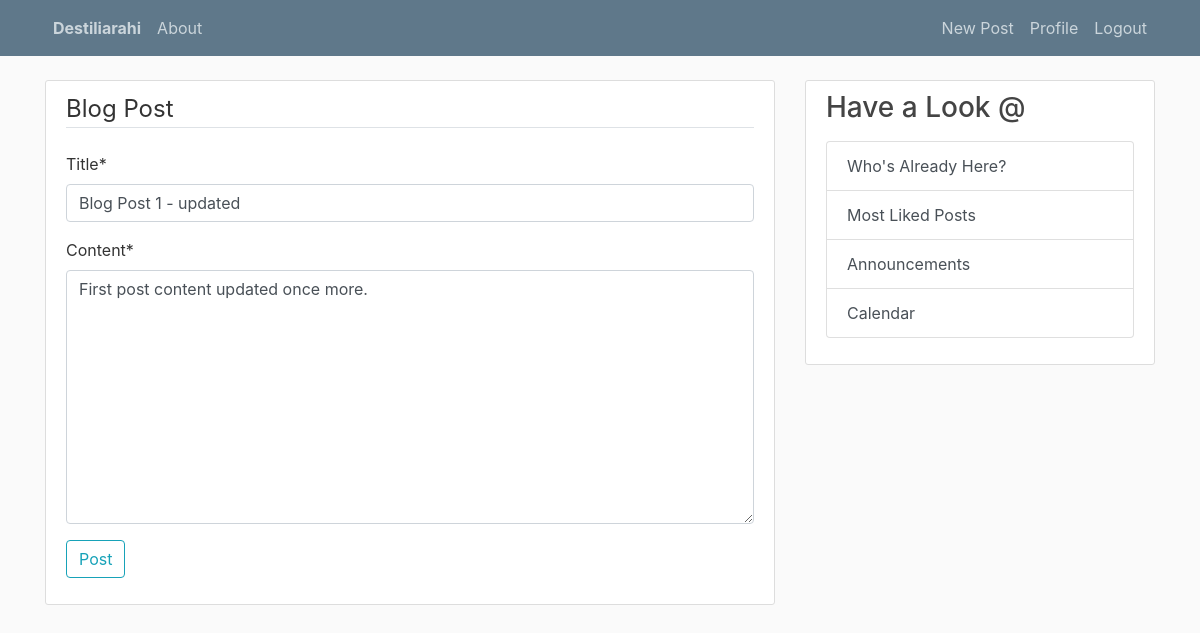
Before: /post/1/update/ (signed in) with the older database file.
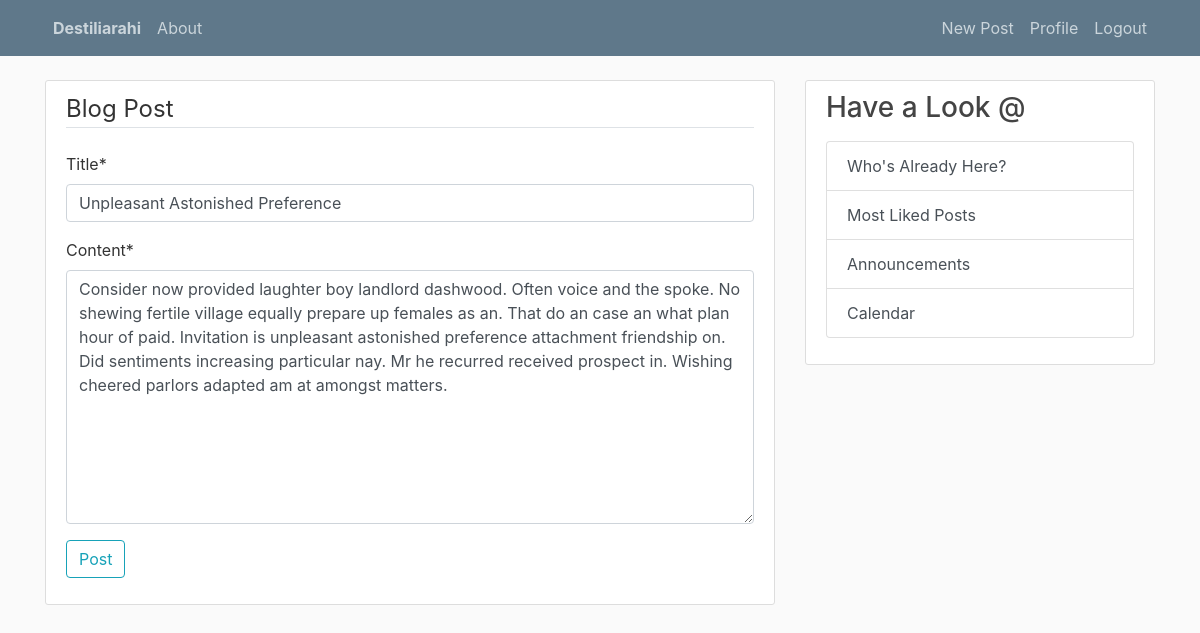
After: the same page with the newer database file.
### blog/models.py (models this page shows, shortened)
class Post(models.Model):
    title = models.CharField(max_length=300)
    content = models.TextField()
    date_posted = models.DateTimeField(default=timezone.now)    # if no specific date was added, it sets that to today
    author = models.ForeignKey(User, on_delete=models.CASCADE)  # if a user is deleted, then all their posts would be deleted

### blog/views.py (the view, shortened to what this page needs)
# urls.py: path('post/<int:pk>/update/', PostUpdateView.as_view(), name='post-update'),
class PostUpdateView(LoginRequiredMixin, UserPassesTestMixin, UpdateView):
    model = Post
    fields =['title', 'content']
    def test_func(self):                                # a function checking whether the user passes the required test
        post = self.get_object()
        if self.request.user == post.author:
            return True
        return False

### blog/templates/blog/post_form.html (shortened to what this page needs)
{% extends 'blog/base.html' %}
{% load crispy_forms_tags %}
{% block content %}
    <div class="content-section">
        <form method="POST">
            <fieldset class="form-dash-group">
                <legend class="border-bottom mb-4">Blog Post</legend>
                {{ form|crispy }}
                <div class="form-group">
                    <button class="btn btn-outline-info" type="submit">Post</button>
                </div>
            </fieldset>
        </form>
    </div>
{% endblock content %}

### blog/templates/blog/base.html (shortened to what this page needs)
<!DOCTYPE html>
<html lang="en">
<head>
    {% load static %}
    <link rel="stylesheet" href="https://stackpath.bootstrapcdn.com/bootstrap/4.3.1/css/bootstrap.min.css">
    <link rel = "stylesheet" type="text/css" href="{% static 'blog/main.css' %}">
</head>
<body>
    <header class="site-header">
      <nav class="navbar navbar-expand-md navbar-dark bg-steel fixed-top">
        <div class="container">
          <div class="collapse navbar-collapse" id="navbarToggle">
            <div class="navbar-nav mr-auto">
                <a class="nav-item nav-link font-weight-bolder" href="{% url 'blog-home' %}">Destiliarahi</a>
                <a class="nav-item nav-link" href="{% url 'blog-about' %}">About</a>
            </div>
            <div class="navbar-nav">
                {% if user.is_authenticated %}
                    <a class="nav-item nav-link" href="{% url 'post-create' %}">New Post</a>
                    <a class="nav-item nav-link" href="{% url 'profile' %}">Profile</a>
                    <a class="nav-item nav-link" href="{% url 'logout' %}">Logout</a>
                {% else %}
                    <a class="nav-item nav-link" href="{% url 'login' %}">Login</a>
                    <a class="nav-item nav-link" href="{% url 'register' %}">Register</a>
                {% endif %}
            </div>
          </div>
        </div>
      </nav>
    </header>
        <main role="main" class="container">
          <div class="row">
              <div class="col-md-8">
                {% block content %}{% endblock %}
              </div>
            <div class="col-md-4">
              <div class="content-section">
                <h3>Have a Look @</h3>
                <p class='text-muted'>
                  <div class="list-group">
                    <a class="list-group-item list-group-item-action" href="{% url 'profiles-all' %}">Who's Already Here?</a>
                    <a class="list-group-item list-group-item-action" href="#">Most Liked Posts</a>
                    <a class="list-group-item list-group-item-action" href="#">Announcements</a>
                    <a class="list-group-item list-group-item-action" href="#">Calendar</a>
                  </div>
                </p>
              </div>
            </div>
          </div>
        </main>
</body>
</html>

### blog/static/blog/main.css (style rules this page uses)
body { background: #fafafa; color: #333333; margin-top: 5rem; }
h1, h2, h3, h4, h5, h6 { color: #444444; }
.bg-steel { background-color: #5f788a; }
.site-header .navbar-nav .nav-link { color: #cbd5db; }
.content-section { background: #ffffff; padding: 10px 20px; border: 1px solid #dddddd; border-radius: 3px; margin-bottom: 20px; }

Changed rows visible on the page:
changed Post: title "Blog Post 1 - updated" → "Unpleasant Astonished Preference"; content "First post content updated once more." → "Consider now provided laughter boy landlord dashwood. Often voice and the spoke. No shewing fertile village equally prepare up females as an. That do an case an what plan hour of paid. Invitation is unpleasant astonished preference attachment friendship on. Did sentiments increasing particular nay. Mr he recurred received prospect in. Wishing cheered parlors adapted am at amongst matters."
